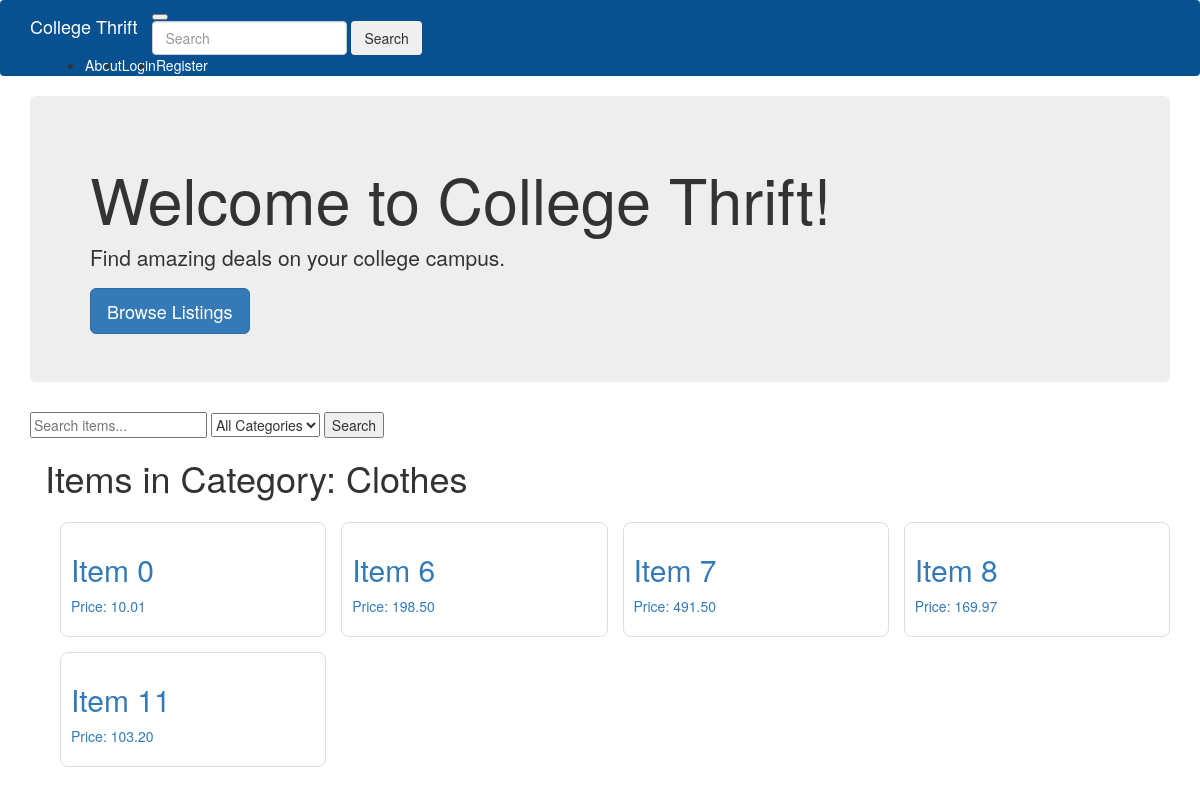
The page /browse?category=3 on the database as committed earlier.
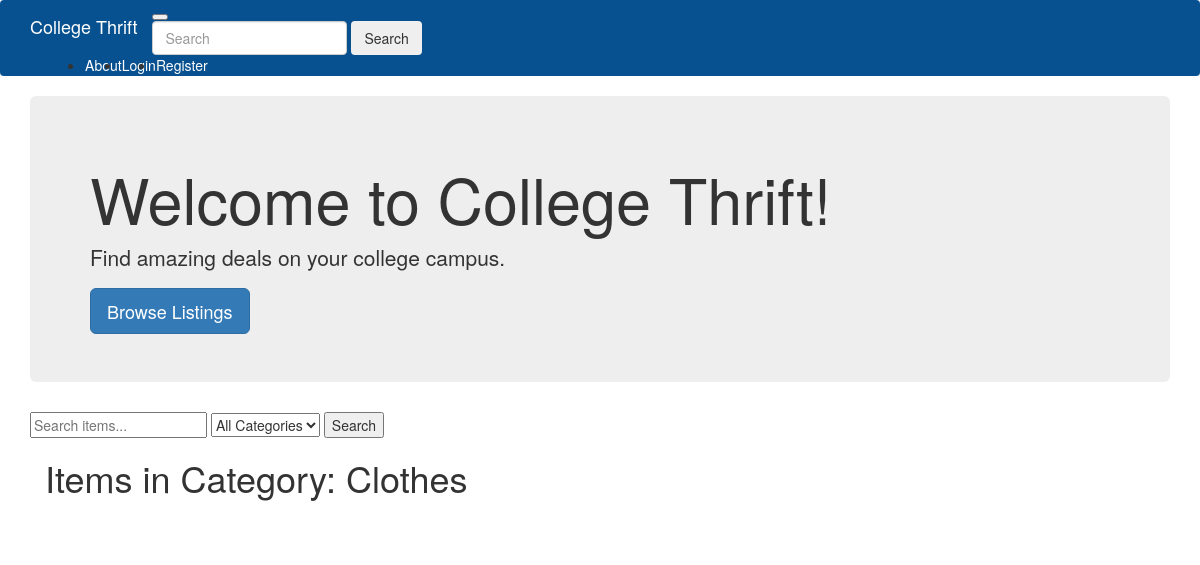
The same page on the database as committed later.
### app/models.py (models this page shows, shortened)
class Post(db.Model):
    id = db.Column(db.Integer, primary_key=True)
    title = db.Column(db.String(100))
    description = db.Column(db.Text)
    price = db.Column(db.Numeric(10, 2))
    category_id = db.Column(db.Integer, db.ForeignKey('category.id'))
    category = db.relationship('Category', backref=db.backref('posts', lazy=True))
    image = db.Column(db.String(256))  # Assuming image paths are stored as strings
    created_at = db.Column(db.DateTime(timezone=True), server_default=func.now())
    updated_at = db.Column(db.DateTime(timezone=True), onupdate=func.now())
    user_id = db.Column(db.Integer, db.ForeignKey('user.id'))

### app/routes.py (the view, shortened to what this page needs)
@app.route('/browse')
def browse():
    query = request.args.get('query', '')
    category_id = request.args.get('category', None)
    category_name = None  # Initialize category_name
    items = Post.query
    if category_id:
        category = Category.query.get(category_id)  # Get the category object
        if category:  # If a category is found
            category_name = category.name  # Set category_name
            items = items.filter_by(category_id=category.id)  # Filter items by category
    items = items.all()
    categories = Category.query.all()
    return render_template('browse.html', items=items, categories=categories, query=query, category_id=category_id, category_name=category_name)

### app/templates/browse.html (shortened to what this page needs)
{% extends "base.html" %}
{% block app_content %}
<form method="get" action="{{ url_for('browse') }}">
    <input name="query" type="text" value="{{ query }}" placeholder="Search items...">
    <select name="category">
        <option value="">All Categories</option>
    </select>
    <button type="submit">Search</button>
</form>
<div class="container">
    {% if category_name %}
        <h1>Items in Category: {{ category_name }}</h1>
    {% else %}
        <h1>All Items</h1>
    {% endif %}
    <div class="grid">
        {% for item in items %}
            <div class="grid-item">
                <a href="{{ url_for('post_detail', post_id=item.id) }}">
                    <div class="content">
                        <h2>{{ item.title }}</h2>
                        <p>Price: {{ item.price }}</p>
                    </div>
                </a>
            </div>
        {% endfor %}
    </div>
</div>
{% endblock %}

Rows that differ between the two databases and show on the page:
removed Post: title "Item 0", price "10.01"
removed Post: title "Item 6", price "198.50"
removed Post: title "Item 7", price "491.50"
removed Post: title "Item 8", price "169.97"
removed Post: title "Item 11", price "103.20"
